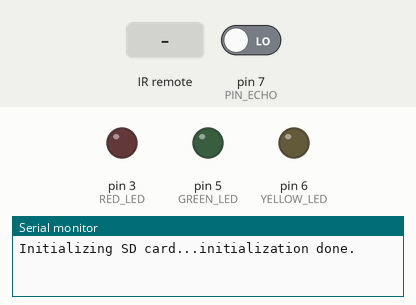
A sketch run on a simulated Arduino Uno, built with avr-gcc and run on an emulated ATmega328P. Parts: output pins drawn as LEDs (lit = HIGH), the last lines printed to the serial monitor. The inputs (shaded band) are chosen by the test bench; at power-on: pin 7 (PIN_ECHO) LOW. Storage starts empty; pins used as bus, display or sensor lines are not drawn.

Above: at 1.2 s.
1.3 s: infrared code 0xFFFFFFFF received
At 3.1 s:
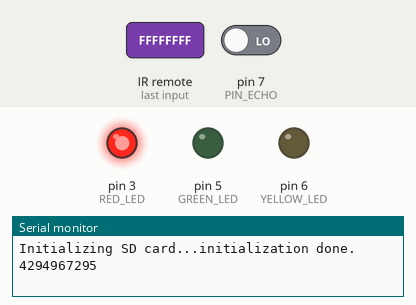
At 5.1 s:
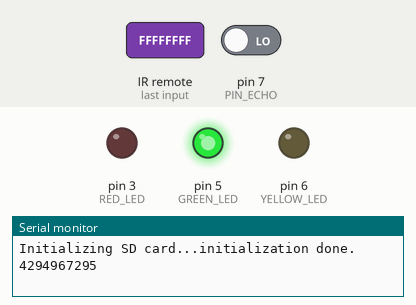
Timing chart, 0 to 7.8 s (numbered marks = the images above; inputs shaded):
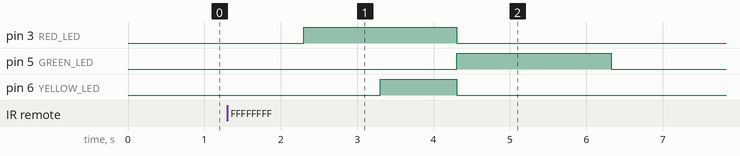

Measured:
- after the input at 1.3 s, pin 3 (RED_LED): LOW → HIGH after 1.0 s, → LOW 2.0 s later; pin 5 (GREEN_LED): LOW → HIGH after 3.0 s, → LOW 2.0 s later; pin 6 (YELLOW_LED): LOW → HIGH after 2.0 s, → LOW 1.0 s later

The sketch:

main.ino
```cpp
// Import libaryrs
#include <SPI.h>
#include <SD.h>
#include <IRremote.h>

// Define pins for LEDs, ultrasonic sensor, and IR receiver
int GREEN_LED = 5;
int YELLOW_LED = 6;
int RED_LED = 3;
int PIN_TRIGGER = 8;
int PIN_ECHO = 7;
int RECV_PIN = 2;

// Set variable for tracking whether system is active
int ACTIVE = false;

// Variables for storing time and distance data
int time_1;
int time_2;
double time_3;
double distance_3;
double velocity;

// Initialize IR receiver object
IRrecv irrecv(RECV_PIN);
decode_results results;

// Set maximum range for ultrasonic sensor
const int SENSOR_MAX_RANGE = 300;

// Initialize variables for storing ultrasonic sensor data
unsigned long duration;
unsigned int distance;
int distance_1;
int distance_2;

// Initialize file object for writing data to SD card
File dataFile;

void setup() {

  // Set pin modes for LEDs, ultrasonic sensor, and IR receiver
  pinMode(PIN_TRIGGER, OUTPUT);
  pinMode(PIN_ECHO, INPUT);
  pinMode(GREEN_LED, OUTPUT);
  pinMode(YELLOW_LED, OUTPUT);
  pinMode(RED_LED, OUTPUT);

  irrecv.enableIRIn();

  // Initialize serial communication
  Serial.begin(9600);

  // Wait for serial port to connect
  while (!Serial) {
    ;
  }

  // Initialize SD card
  Serial.print("Initializing SD card...");
  if (!SD.begin(4)) {
    Serial.println("initialization failed!");
    while (1)
      ;
  }
  Serial.println("initialization done.");

  // Turn off all LEDs to start
  digitalWrite(RED_LED, LOW);
  digitalWrite(YELLOW_LED, LOW);
  digitalWrite(GREEN_LED, LOW);
}

void loop() {

  // Check for incoming IR signal
  if (irrecv.decode(&results)) {
    Serial.println(results.value, DEC);
    // Check if system is already active
    if (ACTIVE != true) {
      // Check if incoming signal is the correct code
      if (results.value == 4294967295) {
        // Set system to active
        ACTIVE = true;

        // Flash LEDs to indicate system is starting
        delay(1000);
        digitalWrite(RED_LED, HIGH);
        delay(1000);
        digitalWrite(YELLOW_LED, HIGH);
        delay(1000);

        // Turn on green LED to indicate system is ready
        digitalWrite(RED_LED, LOW);
        digitalWrite(YELLOW_LED, LOW);
        digitalWrite(GREEN_LED, HIGH);

        // Record time and distance data for first ultrasonic sensor reading
        time_1 = millis();
        dataFile = SD.open("test.txt", FILE_WRITE);
        digitalWrite(PIN_TRIGGER, LOW);
        delayMicroseconds(2);
        digitalWrite(PIN_TRIGGER, HIGH);
        delayMicroseconds(10);
        duration = pulseIn(PIN_ECHO, HIGH);
        distance = (duration / 2) * 0.03432;
        distance_1 = distance;

        // Print and write data to SD card
        Serial.println("___________");
        Serial.println("Mark 1:");
        Serial.println(String(distance_1) + " cm");
        Serial.println(String(time_1));

        if (dataFile) {
          dataFile.println("___________");
          dataFile.println("Mark 1:");
          dataFile.println("Distance: " + String(distance_1));
          dataFile.println("Time: " + String(time_1));

          dataFile.close();
        } else {
          Serial.println("Could not write to file.");
        }

        while (distance > 5) {
          digitalWrite(PIN_TRIGGER, LOW);  // set trigger pin to low
          delayMicroseconds(2);            // wait for 2 microseconds

          digitalWrite(PIN_TRIGGER, HIGH);  // set trigger pin to high
          delayMicroseconds(10);            // wait for 10 microseconds

          duration = pulseIn(PIN_ECHO, HIGH);   // read duration of the pulse
          distance = (duration / 2) * 0.03432;  // calculate distance in cm
        }

        time_2 = millis();  // get current time in milliseconds

        dataFile = SD.open("test.txt", FILE_WRITE);  // open file in write mode

        digitalWrite(PIN_TRIGGER, LOW);  // set trigger pin to low
        delayMicroseconds(2);            // wait for 2 microseconds

        digitalWrite(PIN_TRIGGER, HIGH);  // set trigger pin to high
        delayMicroseconds(10);            // wait for 10 microseconds

        duration = pulseIn(PIN_ECHO, HIGH);    // read duration of the pulse
        distance = (duration / 2) * 0.03432;   // calculate distance in cm
        distance_2 = distance;                 // set distance_2 to the current distance
        time_3 = time_2 - time_1;              // calculate time difference between mark 1 and mark 2
        distance_3 = distance_1 - distance_2;  // calculate distance difference between mark 1 and mark 2
        velocity = distance_3 / time_3;        // calculate velocity

        Serial.println("___________");
        Serial.println("Mark 2:");
        Serial.println(String(distance_2) + " cm");
        Serial.println(String(time_2));
        Serial.println("Velocity: " + String(velocity) + " cm/ms");

        if (dataFile) {                                                  // if file is open
          dataFile.println("___________");                               // write separator to file
          dataFile.println("Mark 2:");                                   // write mark 2 label to file
          dataFile.println("Distance: " + String(distance_2));           // write distance to file
          dataFile.println("Time: " + String(time_2));                   // write time to file
          dataFile.println("Velocity: " + String(velocity) + " cm/ms");  // write velocity to file

          dataFile.close();  // close file
        } else {
          Serial.println("Could not write to file.");  // print error message to serial monitor
        }

        ACTIVE = false;                 // set ACTIVE flag to false
        digitalWrite(RED_LED, LOW);     // turn off red LED
        digitalWrite(YELLOW_LED, LOW);  // turn off yellow LED
        digitalWrite(GREEN_LED, LOW);   // turn off green LED
      }
      irrecv.resume();  // resume IR receiver
    }
  }
}
  // The code below is commented out and not currently used
  // dataFile = SD.open("test.txt", FILE_WRITE);
  // digitalWrite(PIN_TRIGGER, LOW);
  // delayMicroseconds(2);
  // digitalWrite(PIN_TRIGGER, HIGH);
  // delayMicroseconds(10);
  // duration = pulseIn(PIN_ECHO, HIGH);
  // distance = (duration/2) * 0.03432;
  // Serial.println("Distance to object: " + String(distance) + " cm");
  // if (dataFile) {
  //     dataFile.println(distance);
  //     dataFile.close();
  // } else {
  //     Serial.println("Could not write to file.");
  // }
```
